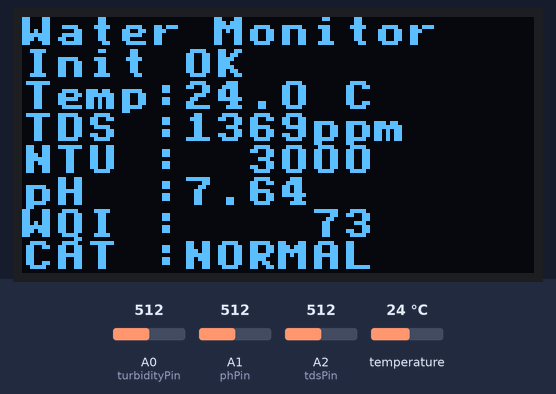
Bench run of a sketch on a simulated Arduino Uno, built with avr-gcc and run on an emulated ATmega328P. On the bench: 128×64 one-colour display. The test bench sets the inputs (shaded band); at power-on: temperature 24 °C, A0 (turbidityPin) = 512, A2 (tdsPin) = 512, A1 (phPin) = 512. What the sketch prints to the serial monitor is not drawn.

Above: at 3.6 s.
3.7 s: temperature set to 12 °C
At 7.9 s:
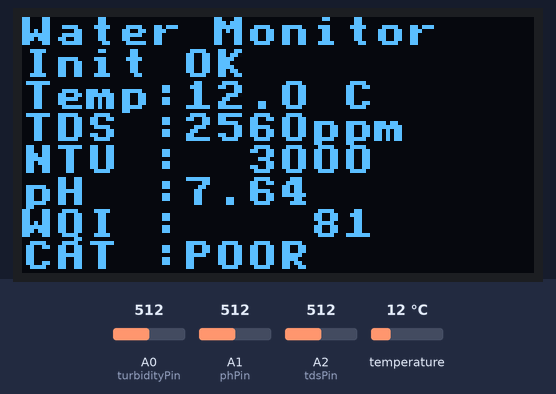
10.9 s: A0 (turbidityPin) set to 784
13.9 s: A0 (turbidityPin) set to 812
At 17.4 s:
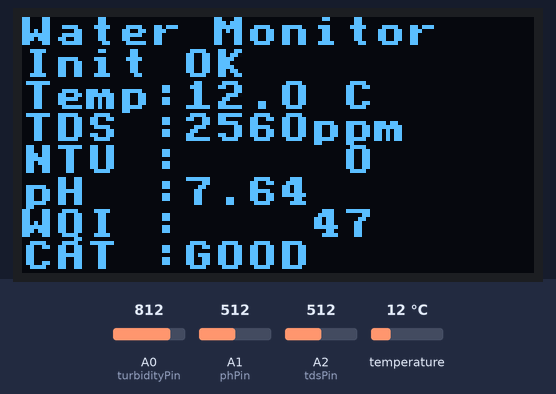
20.4 s: A2 (tdsPin) set to 20
At 23.1 s:
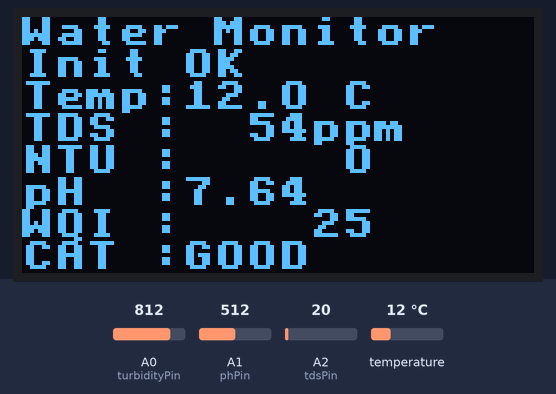
23.6 s: A2 (tdsPin) set to 17
At 26.5 s:
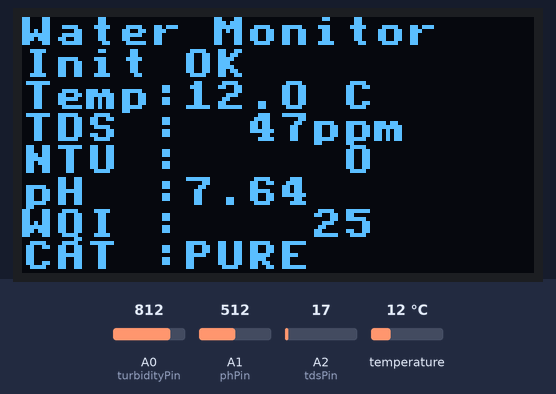
29.9 s: A1 (phPin) set to 716
At 32.1 s:
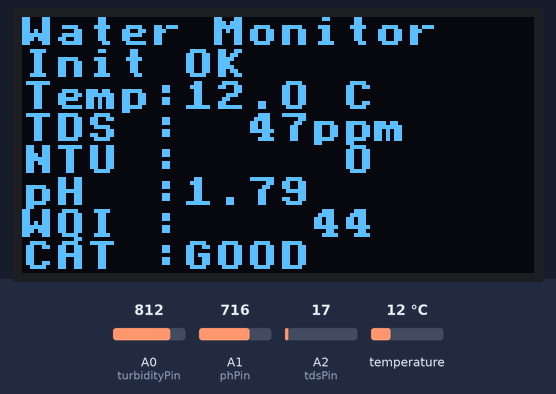
Timing chart, 0 to 33.6 s (numbered marks = the images above; inputs shaded):
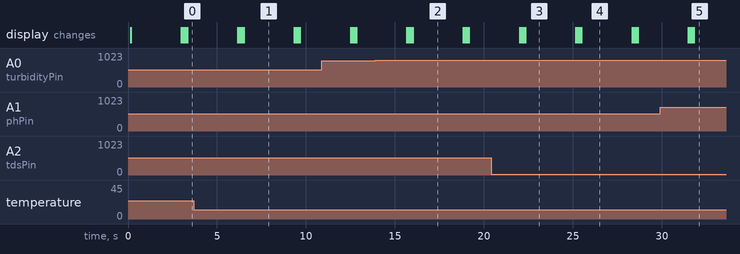

Measured:
- the behaviour switches between 798 and 799 on A0 (turbidityPin) (found by bisection; images 1 and 2)
- the behaviour switches between 19 and 18 on A2 (tdsPin) (found by bisection; images 3 and 4)
- what the display in image 1 shows lasts 2.8 s, from 6.5 s to 9.3 s

The sketch:

main.ino
```cpp
#include <Wire.h>
#include <U8x8lib.h>
#include <OneWire.h>
#include <DallasTemperature.h>
#include <math.h>

/* ================= OLED ================= */
U8X8_SSD1306_128X64_NONAME_HW_I2C oled(U8X8_PIN_NONE);   // 0x3C default

/* ================= PINS ================= */
const int turbidityPin = A0;
const int phPin        = A1;
const int tdsPin       = A2;
#define ONE_WIRE_BUS   4

/* ================= DS18B20 ================= */
OneWire oneWire(ONE_WIRE_BUS);
DallasTemperature sensors(&oneWire);

/* ================= CONSTANTS ================= */
#define VREF        5.0
#define SCOUNT      30

/* ================= TURBIDITY CALIBRATION ================= */
float clearVoltage = 3.905;
float dirtyVoltage = 3.847;

/* ================= pH CALIBRATION ================= */
float ph_m = 1.0551;
float ph_c = 0.2647;

/* ================= TDS GLOBALS ================= */
int analogBuffer[SCOUNT];
int analogBufferTemp[SCOUNT];

/* ================= WQI PARAMETERS ================= */
const float STD_TDS_PPM   = 500.0;
const float STD_TURB_NTU  = 5.0;
const float PH_LOW_LIMIT  = 6.5;
const float PH_HIGH_LIMIT = 8.5;
const float TEMP_IDEAL_C  = 25.0;
const float TEMP_MAX_C    = 35.0;

float wPH   = 4.0;
float wTurb = 4.0;
float wTDS  = 3.0;
float wTemp = 1.0;

/* ================= UTILITY ================= */
float clamp100(float x) {
  if (x < 0.0) return 0.0;
  if (x > 100.0) return 100.0;
  return x;
}

/* ================= MEDIAN FILTER ================= */
int getMedianNum(int bArray[], int iFilterLen) {
  int bTab[iFilterLen];

  for (byte i = 0; i < iFilterLen; i++) {
    bTab[i] = bArray[i];
  }

  int i, j, bTemp;
  for (j = 0; j < iFilterLen - 1; j++) {
    for (i = 0; i < iFilterLen - j - 1; i++) {
      if (bTab[i] > bTab[i + 1]) {
        bTemp = bTab[i];
        bTab[i] = bTab[i + 1];
        bTab[i + 1] = bTemp;
      }
    }
  }

  if ((iFilterLen & 1) > 0) {
    bTemp = bTab[(iFilterLen - 1) / 2];
  } else {
    bTemp = (bTab[iFilterLen / 2] + bTab[iFilterLen / 2 - 1]) / 2;
  }

  return bTemp;
}

/* ================= READ TEMPERATURE ================= */
float readTemperatureC() {
  sensors.requestTemperatures();
  float tempC = sensors.getTempCByIndex(0);

  if (tempC == DEVICE_DISCONNECTED_C || tempC < -20 || tempC > 80) {
    tempC = 25.0;
  }

  return tempC;
}

/* ================= READ pH ================= */
float readPH() {
  long sum = 0;

  for (int i = 0; i < 10; i++) {
    sum += analogRead(phPin);
    delay(20);
  }

  float avgRaw = sum / 10.0;
  float voltage = avgRaw * (5.0 / 1023.0);

  float measuredPH = 7.0 + ((2.5 - voltage) / 0.18);
  float correctedPH = (ph_m * measuredPH) + ph_c;

  if (correctedPH < 0) correctedPH = 0;
  if (correctedPH > 14) correctedPH = 14;

  return correctedPH;
}

/* ================= READ TURBIDITY ================= */
float readTurbidityNTU() {
  long sum = 0;

  for (int i = 0; i < 10; i++) {
    sum += analogRead(turbidityPin);
    delay(20);
  }

  float avgRaw = sum / 10.0;
  float voltage = avgRaw * (5.0 / 1023.0);

  float ntu = (clearVoltage - voltage) * (3000.0 / (clearVoltage - dirtyVoltage));

  if (ntu < 0) ntu = 0;
  if (ntu > 3000) ntu = 3000;

  return ntu;
}

/* ================= READ TDS ================= */
float readTDS(float temperatureC) {
  for (int i = 0; i < SCOUNT; i++) {
    analogBuffer[i] = analogRead(tdsPin);
    delay(20);
  }

  for (int i = 0; i < SCOUNT; i++) {
    analogBufferTemp[i] = analogBuffer[i];
  }

  float averageVoltage = getMedianNum(analogBufferTemp, SCOUNT) * (float)VREF / 1024.0;

  float compensationCoefficient = 1.0 + 0.02 * (temperatureC - 25.0);
  if (compensationCoefficient <= 0) compensationCoefficient = 1.0;

  float compensationVoltage = averageVoltage / compensationCoefficient;

  float tdsValue = (133.42 * compensationVoltage * compensationVoltage * compensationVoltage
                  - 255.86 * compensationVoltage * compensationVoltage
                  + 857.39 * compensationVoltage) * 0.5;

  if (tdsValue < 0) tdsValue = 0;

  return tdsValue;
}

/* ================= WQI SUB-INDICES ================= */
float q_tds(float tdsPpm) {
  float q = (tdsPpm / STD_TDS_PPM) * 100.0;
  return clamp100(q);
}

float q_turb(float ntu) {
  float q = (ntu / STD_TURB_NTU) * 100.0;
  return clamp100(q);
}

float q_temp(float tC) {
  float denom = (TEMP_MAX_C - TEMP_IDEAL_C);
  if (denom <= 0.0) return 0.0;

  float q = (fabs(tC - TEMP_IDEAL_C) / denom) * 100.0;
  return clamp100(q);
}

float q_ph(float ph) {
  float denom;
  if (ph >= 7.0) denom = (PH_HIGH_LIMIT - 7.0);
  else           denom = (7.0 - PH_LOW_LIMIT);

  if (denom <= 0.0) return 0.0;

  float q = (fabs(ph - 7.0) / denom) * 100.0;
  return clamp100(q);
}

/* ================= COMPUTE WQI ================= */
float computeWQI(float ph, float tdsPpm, float ntu, float tempC) {
  float sumW = wPH + wTurb + wTDS + wTemp;
  if (sumW <= 0.0) return 0.0;

  float Wph   = wPH   / sumW;
  float Wturb = wTurb / sumW;
  float Wtds  = wTDS  / sumW;
  float Wtemp = wTemp / sumW;

  float wqi = (Wph * q_ph(ph)) +
              (Wturb * q_turb(ntu)) +
              (Wtds * q_tds(tdsPpm)) +
              (Wtemp * q_temp(tempC));

  return clamp100(wqi);
}

const char* wqiCategory(float wqi) {
  if (wqi <= 25.0) return "PURE";
  if (wqi <= 50.0) return "GOOD";
  if (wqi <= 75.0) return "NORMAL";
  return "POOR";
}

/* ================= SETUP ================= */
void setup() {
  Serial.begin(9600);

  pinMode(turbidityPin, INPUT);
  pinMode(phPin, INPUT);
  pinMode(tdsPin, INPUT);

  sensors.begin();

  oled.begin();
  oled.setPowerSave(0);
  oled.setFont(u8x8_font_victoriabold8_r);

  oled.clear();
  oled.drawString(0, 0, "Water Monitor");
  oled.drawString(0, 1, "Init OK");

  delay(1000);
}

/* ================= LOOP ================= */
void loop() {
  float temperatureC = readTemperatureC();
  float pHValue      = readPH();
  float turbidityNTU = readTurbidityNTU();
  float tdsValue     = readTDS(temperatureC);

  float wqi = computeWQI(pHValue, tdsValue, turbidityNTU, temperatureC);
  const char* category = wqiCategory(wqi);

  /* ---- SERIAL OUTPUT ---- */
  Serial.print("Temperature: ");
  Serial.print(temperatureC, 2);
  Serial.println(" C");

  Serial.print("pH: ");
  Serial.println(pHValue, 2);

  Serial.print("Turbidity: ");
  Serial.print(turbidityNTU, 1);
  Serial.println(" NTU");

  Serial.print("TDS: ");
  Serial.print(tdsValue, 0);
  Serial.println(" ppm");

  Serial.print("WQI: ");
  Serial.println(wqi, 2);

  Serial.print("Category: ");
  Serial.println(category);

  Serial.println("--------------------------------------");

  /* ---- OLED OUTPUT ---- */
  char line1[17], line2[17], line3[17], line4[17], line5[17], line6[17];

  char tbuf[10];
  char phbuf[10];

  dtostrf(temperatureC, 4, 1, tbuf);
  dtostrf(pHValue,      4, 2, phbuf);

  snprintf(line1, sizeof(line1), "Temp:%s C", tbuf);
  snprintf(line2, sizeof(line2), "TDS :%4ldppm", (long)(tdsValue + 0.5));
  snprintf(line3, sizeof(line3), "NTU :%6ld",   (long)(turbidityNTU + 0.5));
  snprintf(line4, sizeof(line4), "pH  :%s", phbuf);
  snprintf(line5, sizeof(line5), "WQI :%6ld",   (long)(wqi + 0.5));
  snprintf(line6, sizeof(line6), "CAT :%s", category);

  oled.clearLine(0); oled.drawString(0, 0, "Water Monitor");
  oled.clearLine(2); oled.drawString(0, 2, line1);
  oled.clearLine(3); oled.drawString(0, 3, line2);
  oled.clearLine(4); oled.drawString(0, 4, line3);
  oled.clearLine(5); oled.drawString(0, 5, line4);
  oled.clearLine(6); oled.drawString(0, 6, line5);
  oled.clearLine(7); oled.drawString(0, 7, line6);

  delay(1000);
}
```
